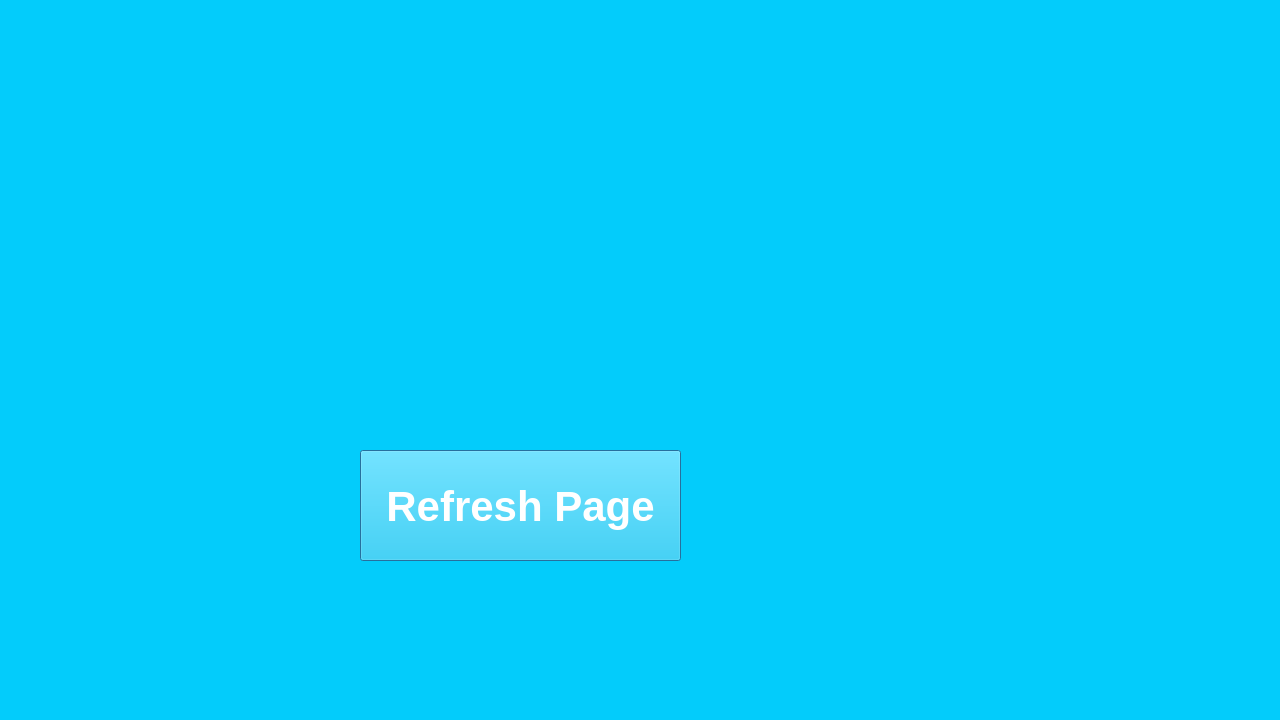
<?xml version="1.0" encoding="UTF-8"?>
<ui version="4.0">
 <class>Reload</class>
 <widget class="QDialog" name="Reload">
  <property name="geometry">
   <rect>
    <x>0</x>
    <y>0</y>
    <width>1280</width>
    <height>720</height>
   </rect>
  </property>
  <property name="windowTitle">
   <string>Dialog</string>
  </property>
  <property name="styleSheet">
   <string notr="true">background-color: rgb(3, 204, 251);</string>
  </property>
  <widget class="QPushButton" name="pushButton">
   <property name="geometry">
    <rect>
     <x>360</x>
     <y>450</y>
     <width>321</width>
     <height>111</height>
    </rect>
   </property>
   <property name="styleSheet">
    <string notr="true">font-family: 'Inter';
color: rgb(255, 255, 255);
background-color: rgb(3, 204, 251);
font-style: normal;
font-weight: 900;
font-size: 42px;</string>
   </property>
   <property name="text">
    <string>Refresh Page</string>
   </property>
  </widget>
  <widget class="QLabel" name="label">
   <property name="geometry">
    <rect>
     <x>-120</x>
     <y>-10</y>
     <width>1280</width>
     <height>720</height>
    </rect>
   </property>
   <property name="styleSheet">
    <string notr="true">image: url(:/C:/Users/ABC/Downloads/Refresh blue.gif);</string>
   </property>
   <property name="text">
    <string/>
   </property>
  </widget>
  <zorder>label</zorder>
  <zorder>pushButton</zorder>
 </widget>
 <resources/>
 <connections/>
</ui>
